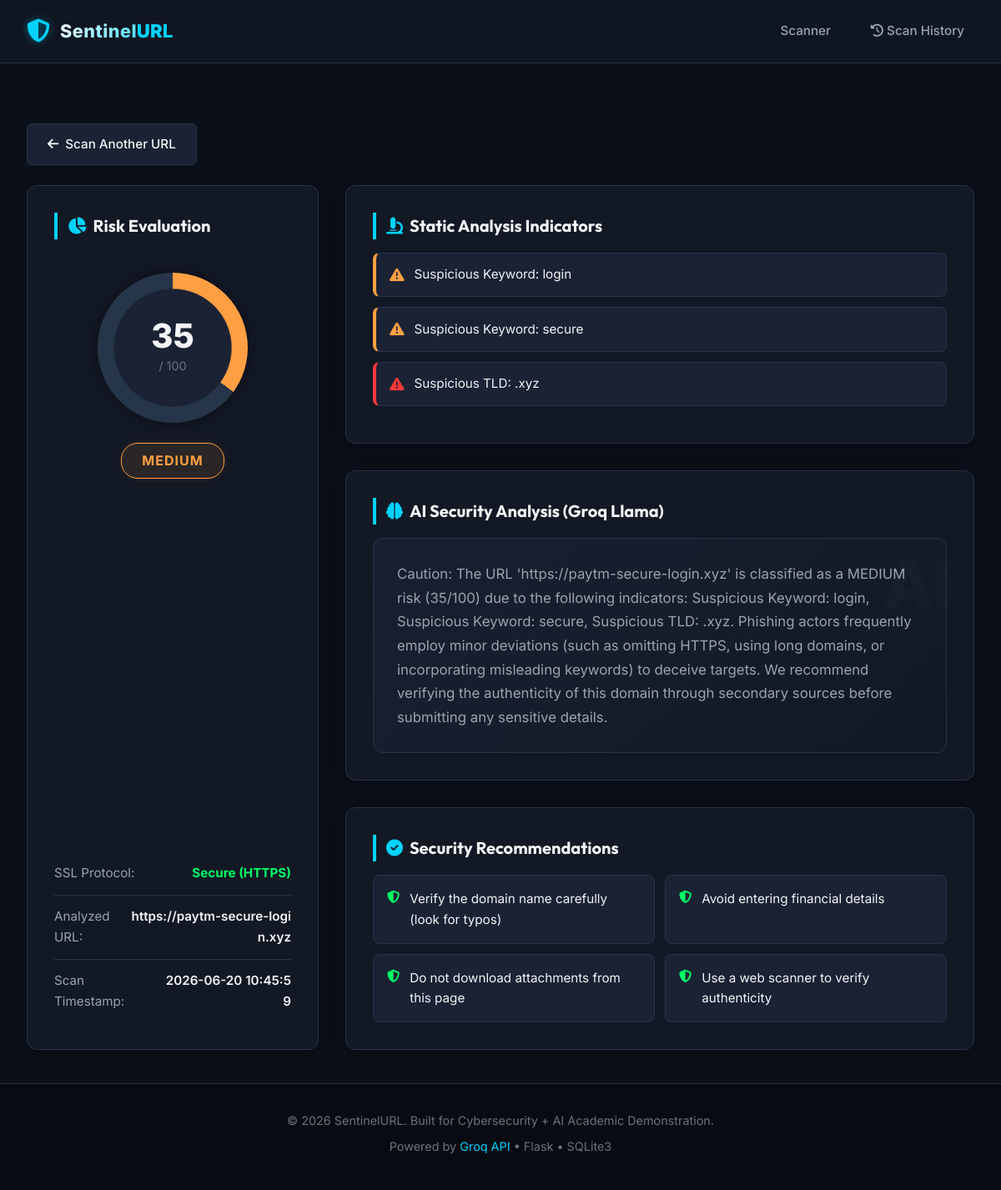
The page /report/2 on the database its author committed.
### tables this page shows
CREATE TABLE scan_history (
                id INTEGER PRIMARY KEY AUTOINCREMENT,
                url TEXT NOT NULL,
                risk_score INTEGER NOT NULL,
                risk_level TEXT NOT NULL,
                detected_issues TEXT NOT NULL,
                ai_analysis TEXT NOT NULL,
                scan_time TIMESTAMP DEFAULT CURRENT_TIMESTAMP
            );

### app.py (the view)
@app.route('/report/<int:scan_id>')
def report(scan_id):
    try:
        conn = get_db_connection()
        cursor = conn.cursor()
        cursor.execute("SELECT * FROM scan_history WHERE id = ?", (scan_id,))
        row = cursor.fetchone()
        conn.close()
        if not row:
            flash("Report not found.", "error")
            return redirect(url_for('index'))
        detected_issues = json.loads(row["detected_issues"])
        risk_level = row["risk_level"]
        risk_score = row["risk_score"]
        recommendations = []
        if risk_level == "HIGH":
            recommendations = [
                "Avoid entering passwords",
                "Avoid entering OTPs",
                "Verify website ownership",
                "Visit official websites only"
            ]
        elif risk_level == "MEDIUM":
            recommendations = [
                "Verify the domain name carefully (look for typos)",
                "Avoid entering financial details",
                "Do not download attachments from this page",
                "Use a web scanner to verify authenticity"
            ]
        else:
            recommendations = [
                "Regular security browsing guidelines apply",
                "Ensure your browser and extensions are up to date",
                "Always check for a valid SSL certificate"
            ]
        result_data = {
            "id": row["id"],
            "url": row["url"],
            "risk_score": risk_score,
            "risk_level": risk_level,
            "detected_issues": detected_issues,
            "ai_analysis": row["ai_analysis"],
            "recommendations": recommendations,
            "scan_time": row["scan_time"]
        }
        return render_template('result.html', result=result_data)
    except Exception as e:
        logger.error(f"Error loading report {scan_id}: {e}")
        flash("Failed to load report details.", "error")
        return redirect(url_for('history'))

### app.py (called while the page is built)
def get_db_connection():
    conn = sqlite3.connect(DATABASE)
    conn.row_factory = sqlite3.Row
    return conn

### templates/result.html (shortened to what this page needs)
<!DOCTYPE html>
<html lang="en">
<head>
    <link rel="stylesheet" href="https://cdnjs.cloudflare.com/ajax/libs/font-awesome/6.4.0/css/all.min.css">
    <link rel="stylesheet" href="{{ url_for('static', filename='style.css') }}">
</head>
<body>
    <header>
        <nav class="navbar">
            <a href="{{ url_for('index') }}" class="logo">
                <i class="fa-solid fa-shield-halved logo-icon"></i>
                <span class="logo-text">Sentinel<span>URL</span></span>
            </a>
            <ul class="nav-links">
                <li><a href="{{ url_for('index') }}"> Scanner</a></li>
                <li><a href="{{ url_for('history') }}"><i class="fa-solid fa-clock-rotate-left"></i> Scan History</a></li>
            </ul>
        </nav>
    </header>
    <main class="container">
        <div class="action-bar" style="margin-bottom: 1.5rem;">
            <a href="{{ url_for('index') }}" class="btn-secondary">
                <i class="fa-solid fa-arrow-left"></i> Scan Another URL
            </a>
        </div>
        <div class="report-grid result-{{ result.risk_level|lower }}">
            <aside class="report-card" style="display: flex; flex-direction: column; justify-content: space-between;">
                <div>
                    <h2 class="section-title"><i class="fa-solid fa-chart-pie"></i> Risk Evaluation</h2>
                    <div class="gauge-container">
                        <div class="score-circle" data-score="{{ result.risk_score }}" style="--score-percent: 0;">
                            <span class="score-number">0</span>
                            <span class="score-total">/ 100</span>
                        </div>
                        <span class="risk-badge">{{ result.risk_level }}</span>
                    </div>
                </div>
                <div style="margin-top: 1.5rem;">
                    <div class="risk-stat-item">
                        <span class="risk-stat-label">SSL Protocol:</span>
                        <span class="risk-stat-value">
                            {% if "HTTPS Missing" in result.detected_issues %}
                                <span style="color: var(--color-high); font-weight: bold;">Unencrypted (HTTP)</span>
                            {% else %}
                                <span style="color: var(--color-low); font-weight: bold;">Secure (HTTPS)</span>
                            {% endif %}
                        </span>
                    </div>
                    <div class="risk-stat-item">
                        <span class="risk-stat-label">Analyzed URL:</span>
                        <span class="risk-stat-value" title="{{ result.url }}">{{ result.url }}</span>
                    </div>
                    <div class="risk-stat-item">
                        <span class="risk-stat-label">Scan Timestamp:</span>
                        <span class="risk-stat-value">{{ result.scan_time }}</span>
                    </div>
                </div>
            </aside>
            <div style="display: flex; flex-direction: column; gap: 2rem;">
                <section class="report-card">
                    <h2 class="section-title"><i class="fa-solid fa-microscope"></i> Static Analysis Indicators</h2>
                    {% if result.detected_issues %}
                        <ul class="issue-list">
                            {% for issue in result.detected_issues %}
                                <li class="issue-item {% if 'Missing' in issue or 'Detected' in issue or 'TLD' in issue or 'Character' in issue %}danger{% else %}warning{% endif %}">
                                    <i class="fa-solid fa-triangle-exclamation issue-icon"></i>
                                    <span>{{ issue }}</span>
                                </li>
                            {% endfor %}
                        </ul>
                    {% else %}
                        <div class="clean-message">
                            <i class="fa-solid fa-circle-check"></i>
                            <span>No common phishing indicators detected. The link complies with static safety rules.</span>
                        </div>
                    {% endif %}
                </section>
                <section class="report-card">
                    <h2 class="section-title"><i class="fa-solid fa-brain"></i> AI Security Analysis (Groq Llama)</h2>
                    <div class="ai-box">
                        <p class="ai-text">{{ result.ai_analysis }}</p>
                    </div>
                </section>
                <section class="report-card">
                    <h2 class="section-title"><i class="fa-solid fa-circle-check"></i> Security Recommendations</h2>
                    <div class="rec-grid">
                        {% for rec in result.recommendations %}
                            <div class="rec-item">
                                <i class="fa-solid fa-shield-halved rec-icon"></i>
                                <span>{{ rec }}</span>
                            </div>
                        {% endfor %}
                    </div>
                </section>
            </div>
        </div>
    </main>
    <footer>
        <p>&copy; 2026 SentinelURL. Built for Cybersecurity + AI Academic Demonstration.</p>
        <p>Powered by <a href="https://groq.com/" target="_blank">Groq API</a> &bull; Flask &bull; SQLite3</p>
    </footer>
</body>
</html>

### rows shown on the page
scan_history: risk_level "MEDIUM", url "https://paytm-secure-login.xyz", scan_time "2026-06-20 10:45:59", ai_analysis "Caution: The URL 'https://paytm-secure-login.xyz' is classified as a MEDIUM risk (35/100) due to the following indicators: Suspicious Keyword: login, Suspicious Keyword: secure, Suspicious TLD: .xyz. Phishing actors frequently employ minor deviations (such as omitting HTTPS, using long domains, or incorporating misleading keywords) to deceive targets. We recommend verifying the authenticity of this domain through secondary sources before submitting any sensitive details."

### other values the page prints
{{ issue }} "Suspicious Keyword: login" "Suspicious Keyword: secure" "Suspicious TLD: .xyz"
{{ rec }} "Verify the domain name carefully (look for typos)" "Avoid entering financial details" "Do not download attachments from this page" "Use a web scanner to verify authenticity"
